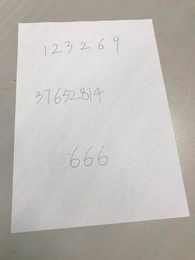
%> input picture DMT04/input/input.jpg, 195 x 260 px, shrunk from 1080 x 1440 before the run
$ octave submission.m   (GNU Octave 9; MATLAB toolbox functions it lacks are replaced by stand-ins)
%> lines starting %> are read from the running program, lines starting %| are printed output that depends on the picture; in (x1, y1, x2, y2) boxes, pixels count from 0 and x2, y2 are one past the last pixel; in counts of white or black regions, pixels touching at a corner belong together; the program's own positions count from 1
### DMT04/src/pickupA4.m
function [target_img] = pickupA4(img)
% pickupA4 - pick up A4 area of a image
%
% Syntax: target_img = pickupA4(img)

% Translate into gray image
gray_img = rgb2gray(img);

% Filter for noise
gray_img = filter2d(gray_img, ones(5,5), false);

edge_img = edge(gray_img);

[H,Theta,Rho] = hough(edge_img);

P  = houghpeaks(H,4,'threshold',ceil(0.3*max(H(:))));

lines = houghlines(edge_img,Theta,Rho,P,'FillGap',25,'MinLength',120);


% Find Four Points
endPoints = cell(4);
pointIndex = 1;
for m = 1 : length(lines)
    for n = m + 1 : length(lines)
        xy_m = [lines(m).point1; lines(m).point2];
        xy_n = [lines(n).point1; lines(n).point2];
        k_m = (xy_m(2, 2) - xy_m(1, 2)) / (xy_m(2, 1) - xy_m(1, 1));
        k_n = (xy_n(2, 2) - xy_n(1, 2)) / (xy_n(2, 1) - xy_n(1, 1));
        if abs(k_m - k_n) > 5
            [x, y] = findEndPoint(xy_m(1, :), xy_m(2, :), xy_n(1, :), xy_n(2, :));
            endPoints{pointIndex} = [x; y];
            pointIndex = pointIndex + 1;
        end
    end
end

% merge point into four
tempEndPoints = {};
totalPoint = pointIndex - 1;
pointIndex = 0;
for m = 1 : totalPoint
    xy = endPoints{m};
    flag = 1;
    for n = 1 : pointIndex
        xy_exist = tempEndPoints{n};
        if (abs(xy_exist(1) - xy(1)) < 5 && abs(xy_exist(2) - xy(2)) < 5)
            flag = 0;
            break;
        end
    end
    if (1 == flag)
        pointIndex = pointIndex + 1;
        tempEndPoints{pointIndex} = xy;
    end
end
endPoints = tempEndPoints;

% Tou Shi Bian Huan
target_width = 210 * 2;
target_height = 297 * 2;
target_img = zeros(target_width, target_height, 3);
% Src_Image
src_points = zeros(4, 2);
srcIndex = 1;
[h, w] = size(edge_img);
for i = 1 : pointIndex
    xy = endPoints{i}(:);
    if (0 < xy(1) && xy(1) < w && 0 < xy(2) && xy(2) < h)
        src_points(srcIndex, :) = endPoints{i}(:);
        srcIndex = srcIndex + 1;
    end
end

src_points = sortCordination(src_points);
destination_points = [1 1;1 target_height;target_width 1; target_width target_height];
TForm = cp2tform(src_points, destination_points, 'projective');

[target_img, xdata, ydata] = imtransform(img, TForm);


target_img = imcrop(target_img, [0 - xdata(1) 0 - ydata(1) target_width target_height]);
target_img = imresize(target_img, 2);
end

### DMT04/src/filter2d.m
function [ output_img ] = filter2d(img, filter, whetherDraw)
% FILTER2D
% filter : a matrix
% input_img_name : path of image file
% whetherDraw : whether to draw the origin and after image
if nargin == 2
    whetherDraw = true;
end

img = double(img);
[h, w] = size(img);
output_img = zeros(h, w);
[f_h, f_w] = size(filter);
halfFilterLength_h = floor(f_h / 2);
halfFilterLength_w = floor(f_w / 2);
filter_center = [halfFilterLength_h + 1, halfFilterLength_w + 1];
% calculate total weight, in order to make total weight = 1

% filter
for i = 1 : h
    for j = 1 : w
        % center is (i, j)
        sum = 0;
        total_weight = 0;
        for m = -1 * halfFilterLength_h : halfFilterLength_h
            for n = -1 * halfFilterLength_w : halfFilterLength_w
                if ((i + m) < 1 || (i + m) > h)
                    % over border 1
                    sum = sum + 0;
                elseif ((j + n) < 1 || (j + n) > w)
                    % over border 2
                    sum = sum + 0;
                else
                    total_weight = total_weight + filter(filter_center(1) + m, filter_center(2) + n);
                    sum = sum + img(i + m, j + n) * filter(filter_center(1) + m, filter_center(2) + n);
                end
            end
        end
        sum = sum / total_weight;
        output_img(i, j) = sum;
    end
end

output_img = uint8(output_img);
img = uint8(img);

if true == whetherDraw
    subplot(2, 1, 1);
    imshow(img);
    title('origin');

    subplot(2, 1, 2);
    imshow(output_img);
    title('after filter');
end

end

### DMT04/src/sortCordination.m
function [ output ] = sortCordination( input )

[n, ~] = size(input);
for i = 1 : n
    for j = i + 1 : n
        x_i = input(i, 1);
        x_j = input(j, 1);
        y_i = input(i, 2);
        y_j = input(j, 2);
        if (abs(x_i - x_j) > 200)
            % compare x
            if (x_j < x_i)
                % swap
                input(i, 1) = x_j;
                input(i, 2) = y_j;
                input(j, 1) = x_i;
                input(j, 2) = y_i;
            end
        else
            % compare y
            if (y_j < y_i)
                % swap
                input(i, 1) = x_j;
                input(i, 2) = y_j;
                input(j, 1) = x_i;
                input(j, 2) = y_i;
            end
        end
    end
end
output = input;

end

### DMT04/src/findContour.m
function [output] = findContour( input)

input_gray = rgb2gray(input);
[input_m, input_n] = size(input_gray);

% Clear Noisy
input_gray = filter2(fspecial('average',5),input_gray);
% corrupt
input_bw = edge(input_gray);
input_bw_uint8 = zeros(input_m, input_n);
input_bw_uint8(input_bw == 1) = 0;
input_bw_uint8(input_bw == 0) = 255;
input_bw_min = min_median_max_filter2d(input_bw_uint8, 3, 3, @min);
input_bw_min = min_median_max_filter2d(input_bw_min, 3, 3, @max);

% figure, imshow(input_bw_min);
input_bw_edge = edge(input_bw_min);

%
threshold_padding = 10;

% Make segements
segement = bwlabel(input_bw_edge);
first_segement_num = 1;
segement_num = max(segement(:));


% Pick Up result images
pieceIndex = 0;
output = {};
ROISet = {};

for m = 1 : input_m
    for n = 1 : input_n
        if (segement(m, n) ~= 0)
            % find one segment
            now_segement = segement(m, n);
            [row, col] = find(segement == now_segement);
            row_min = min(row(:));
            row_max = max(row(:));
            col_min = min(col(:));
            col_max = max(col(:));
            if row_min < input_m - threshold_padding && row_min > threshold_padding...
            && col_min < input_n - threshold_padding && col_min > threshold_padding...
            && (abs(row_max - row_min) > 5 || abs(col_max - col_min) > 5)
                segement(row_min : row_max, col_min : col_max) = 0;
                pieceIndex = pieceIndex + 1;
                ROISet{pieceIndex} = [col_min row_min col_max - col_min row_max - row_min];
            end
        end
    end
end
ROISet = sortROI(ROISet);
[~, pieceIndex] = size(ROISet);
for i = 1 : pieceIndex
    output{i} = imcrop(input, ROISet{i});
end

    % [33 lines left out: function sortROI, not called in this run]
end

### DMT04/src/min_median_max_filter2d.m
function [ output_img ] = min_median_max_filter2d(img, filterSize_h, filterSize_w, handle, paddingElement, whetherDraw)

if nargin == 4
    paddingElement = 0;
    whetherDraw = false;
elseif nargin == 5
    whetherDraw = false;
end

img = double(img);
[h, w] = size(img);
output_img = zeros(h, w);
halfFilterLength_h = floor(filterSize_h / 2);
halfFilterLength_w = floor(filterSize_w / 2);
temp_matrix = zeros(filterSize_h, filterSize_w);

for i = 1 : h
    for j = 1 : w
        for m = -1 * halfFilterLength_h : halfFilterLength_h
            for n = -1 * halfFilterLength_w : halfFilterLength_w
                 if ((i + m) < 1 || (i + m) > h)
                    % over border 1
                    % padding
                    element = paddingElement;
                 elseif ((j + n) < 1 || (j + n) > w)
                    element = paddingElement;
                 else
                     element = img(i + m, j + n);
                 end
                 temp_matrix(m + halfFilterLength_h + 1, n + halfFilterLength_w + 1) = element;
            end
        end
        output_img(i, j) = handle(temp_matrix(:));
    end
end

output_img = uint8(output_img);
img = uint8(img);

if true == whetherDraw
    subplot(2, 1, 1);
    imshow(img);
    title('origin');

    subplot(2, 1, 2);
    imshow(output_img);
    title('after filter');
end

end

### DMT04/src/submission.m
img = imread('input.jpg');
%> img is the input picture: size 260x195x3 uint8; mean R, G, B 190.9, 187.6, 182.6
A4 = pickupA4(img);
%> after the loop in filter2d, `for i = 1 : h`:
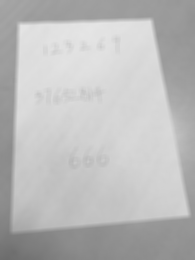
%> output_img: size 260x195 double; min 108.8, max 230, mean 188
%> in pickupA4, `edge_img = edge(gray_img);`:
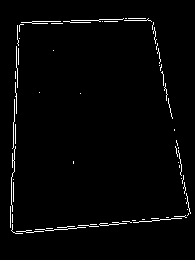
%> edge_img: size 260x195 logical; 2.1% white in thin lines or dots, all inside (x1, y1, x2, y2) = (10, 18, 191, 234)
%> in pickupA4, `[H,Theta,Rho] = hough(edge_img);`:
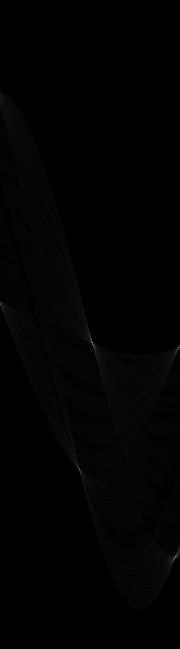
%> H: size 649x180 double; min 0, max 140, mean 1.6
%> in pickupA4, `[H,Theta,Rho] = hough(edge_img);`: Theta = 180 values from -90 to 89; Rho = 649 values from -324 to 324
%> in pickupA4, `P  = houghpeaks(H,4,'threshold',ceil(0.3*max(H(:))));`: P = [343 93; 558 176; 471 80; 348 179]
%> in pickupA4, `lines = houghlines(edge_img,Theta,Rho,P,'FillGap',25,'MinLength',120);`: lines = 2 lines; point1 to point2 (x, y): (154, 23) to (191, 214), (177, 219) to (16, 234)
%> the loop in pickupA4, `for m = 1 : length(lines)` made 2 passes
%> after the loop in pickupA4, `for m = 1 : length(lines)`: endPoints = 16 items; pointIndex = 2; x = 191.7; y = 217.6
%> in pickupA4, `totalPoint = pointIndex - 1;`: totalPoint = 1
%> the loop in pickupA4, `for m = 1 : totalPoint` made 1 pass
%> (xy, pointIndex) on pass 1: ([191.7; 217.6], 1)
%> after the loop in pickupA4, `for m = 1 : totalPoint`: tempEndPoints = {[191.7; 217.6]}
%> the loop in pickupA4, `for i = 1 : pointIndex` made 1 pass
%> (xy, srcIndex) on pass 1: ([191.7; 217.6], 2)
%> after the loop in pickupA4, `for i = 1 : pointIndex`: src_points = [191.7 217.6; 0 0; 0 0; 0 0]
%> in sortCordination, `[n, ~] = size(input);`: n = 4
%> the loop in sortCordination, `for i = 1 : n` made 4 passes
%> after the loop in sortCordination, `for i = 1 : n`: input = [0 0; 0 0; 0 0; 191.7 217.6]
%> in pickupA4, `TForm = cp2tform(src_points, destination_points, 'projective');`: TForm = {ndims_in 2, ndims_out 2}
%> in pickupA4, `[target_img, xdata, ydata] = imtransform(img, TForm);`: target_img: size 577x408x3 uint8; every value is 0
%> in pickupA4, `[target_img, xdata, ydata] = imtransform(img, TForm);`: xdata = [141.1 548.1]; ydata = [199.3 775.3]
%> in pickupA4, `target_img = imcrop(target_img, [0 - xdata(1) 0 - ydata(1) target_widt..`: target_img: size 395x279x3 uint8; every value is 0
%> in pickupA4, `target_img = imresize(target_img, 2);`: target_img: size 790x558x3 uint8; every value is 0
fprintf('finish pickupA4\n');
ROI = findContour(A4);
%> in findContour, `input_gray = rgb2gray(input);`: input_gray: size 790x558 uint8; every value is 0
%> in findContour, `input_gray = filter2(fspecial('average',5),input_gray);`: input_gray: size 790x558 double; every value is 0
%> in findContour, `input_bw_uint8(input_bw == 0) = 255;`: input_bw_uint8: size 790x558 double; every value is 255
%> (the run ends here)
